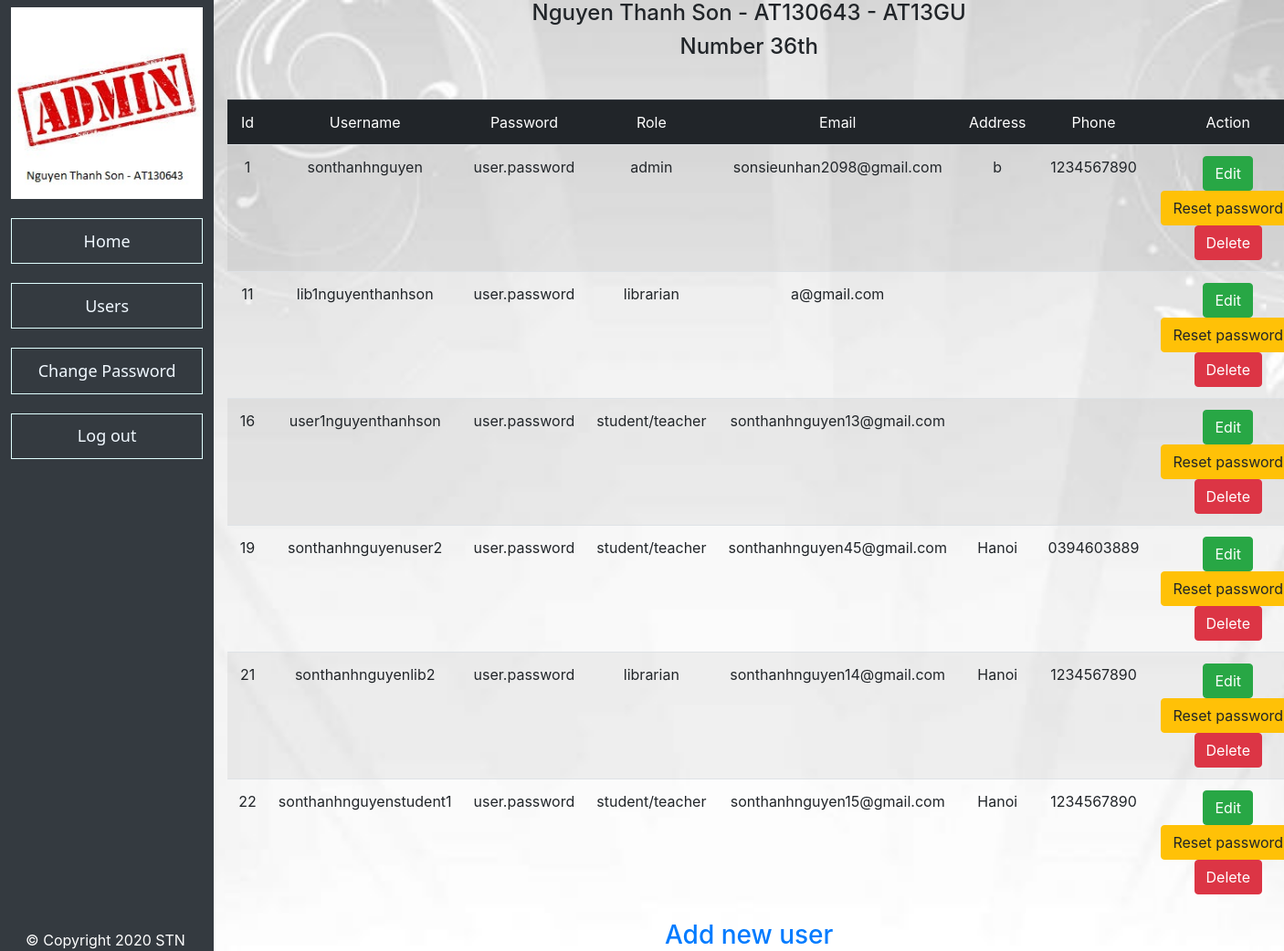
Page /manage/admin/userList/ (signed in) on the committed database.
### control/models.py (models this page shows)
class NguyenThanhSon36User(PermissionsMixin,AbstractBaseUser):
    id = models.AutoField(primary_key=True)
    username = models.CharField(max_length=30, unique=True)
    password = models.CharField(max_length=512, null=False)
    role = models.CharField(
        max_length=40,
        choices=[
            ('admin', 'admin'),
            ('librarian', 'librarian'),
            ('student/teacher', 'student/teacher'),
        ]
    )
    email = models.CharField(max_length=512, null=False, unique=True)
    address = models.CharField(max_length=512)
    phone = models.CharField(max_length=512)
    is_active = models.BooleanField(default=True)
    is_superuser = models.BooleanField(default=False)
    is_staff = models.BooleanField(default=True)
    REQUIRED_FIELDS = ['email']
    USERNAME_FIELD = 'username'
    objects = AccountUserManager()

### control/views.py (the view)
# urls.py: path('admin/userList/', views.UserList.as_view(), name='user_list'),
class UserList(LoginRequiredMixin, View):
    login_url = '/manage/login'
    def get(self, request):
        if request.user.role != 'admin':
            logout(request)
            return redirect(
                '/manage/login/'
            )
        else:
            users = models.NguyenThanhSon36User.objects.all()
            return render(
                request,
                'control/userList.html',
                context={'users': users}
            )

### control/templates/control/userList.html (shortened to what this page needs)
{% extends 'control/baseAdmin.html' %}
{% block content %}
<table class="table table-striped">
    <thead class="table-dark">
    <tr>
        <td style="text-align: center;">Id</td>
        <td style="text-align: center;">Username</td>
        <td style="text-align: center;">Password</td>
        <td style="text-align: center;">Role</td>
        <td style="text-align: center;">Email</td>
        <td style="text-align: center;">Address</td>
        <td style="text-align: center;">Phone</td>
        <td style="text-align: center;">Action</td>
    </tr>
    </thead>
    <tbody>
    {% for user in users %}
    <tr>
        <td class=" text-center">
            {{ user.id }}
        </td>
        <td class=" text-center">
            {{ user.username }}
        </td>
        <td class=" text-center">
            user.password
        </td>
        <td class=" text-center">
            {{ user.role }}
        </td>
        <td class=" text-center">
            {{ user.email }}
        </td>
        <td class=" text-center">
            {{ user.address }}
        </td>
        <td class=" text-center">
            {{ user.phone }}
        </td>
        <td class="text-center">
            <a href="{% url 'manage:edit_user' user.id %}" class="btn btn-success">Edit</a>
            <a href="{% url 'manage:reset_password' user.id %}" class="btn btn-warning">Reset password</a>
            <a href="{% url 'manage:delete_user' user.id %}" class="btn btn-danger">Delete</a>
        </td>
    </tr>
    {% endfor %}
    </tbody>
</table>
<a href="{% url 'manage:admin_add_user' %}">
    <h3 class="text-center">Add new user</h3>
</a>
{% endblock %}

### control/templates/control/baseAdmin.html (shortened to what this page needs)
{% load static %}
<!doctype html>
<html lang="en">
<head>
    <link rel="stylesheet" href="{% static 'css/bootstrap.min.css' %}">
</head>
<body>
<div class="container-fluid">
    <div class="row">
        <div class="col-2 px-1 bg-dark position-fixed sidebar" id="sticky-sidebar" style="height: 100%;">
            <div class="nav flex-column flex-nowrap vh-100 overflow-auto text-white p-2">
                <img
                        src="{% static 'images/admin.jpg' %}"
                        alt="">
                <a href="{% url 'manage:admin_index' %}">
                    Home
                </a>
                <a href="{% url 'manage:user_list' %}">
                    Users
                </a>
                <a href="{% url 'manage:admin_change_pass' %}">
                    Change Password
                </a>
                <a href="{% url 'manage:admin_logout' %}">
                    Log out
                </a>
            </div>
        </div>
        <div class="col-10 offset-2 main" id="main">
            <div class="info" style="height:10%">
                <h4 class="text-center">Nguyen Thanh Son - AT130643 - AT13GU</h4>
                <h4 class="text-center"> Number 36th</h4>
            </div>
            <div class="content">
                {% block content %}
                {% endblock %}
            </div>
        </div>
    </div>
</div>
</body>
<footer style="position: fixed; bottom:0; color:white; margin-left:2%;">&copy; Copyright 2020 STN</footer>
</html>

### control/templates/control/baseAdmin.html (style rules this page uses)
html, body { width: 100%; height: 100%; }
.sidebar a { text-align: center; font-family: 'Segoe UI', Tahoma, Geneva, Verdana, sans-serif; font-size: large; color: aliceblue; margin-top: 10%; padding: 5%; border: solid 1px lightcyan; text-decoration: none; }
.sidebar img { width: 100%; height: 100%; }
.content { margin-top: 0%; }
body { background-image: url('/static/images/bg-03.jpg'); height: 100%; background-size: cover; backgorund-position: center; background-repeat: no-repeat; }

### rows in the picture
NguyenThanhSon36User: id "1", username "sonthanhnguyen", role "admin", email "sonsieunhan2098@gmail.com", address "b", phone "1234567890"
NguyenThanhSon36User: id "11", username "lib1nguyenthanhson", role "librarian", email "a@gmail.com"
NguyenThanhSon36User: id "16", username "user1nguyenthanhson", role "student/teacher", email "sonthanhnguyen13@gmail.com"
NguyenThanhSon36User: id "19", username "sonthanhnguyenuser2", role "student/teacher", email "sonthanhnguyen45@gmail.com", address "Hanoi", phone "0394603889"
NguyenThanhSon36User: id "21", username "sonthanhnguyenlib2", role "librarian", email "sonthanhnguyen14@gmail.com", address "Hanoi", phone "1234567890"
NguyenThanhSon36User: id "22", username "sonthanhnguyenstudent1", role "student/teacher", email "sonthanhnguyen15@gmail.com", address "Hanoi", phone "1234567890"
